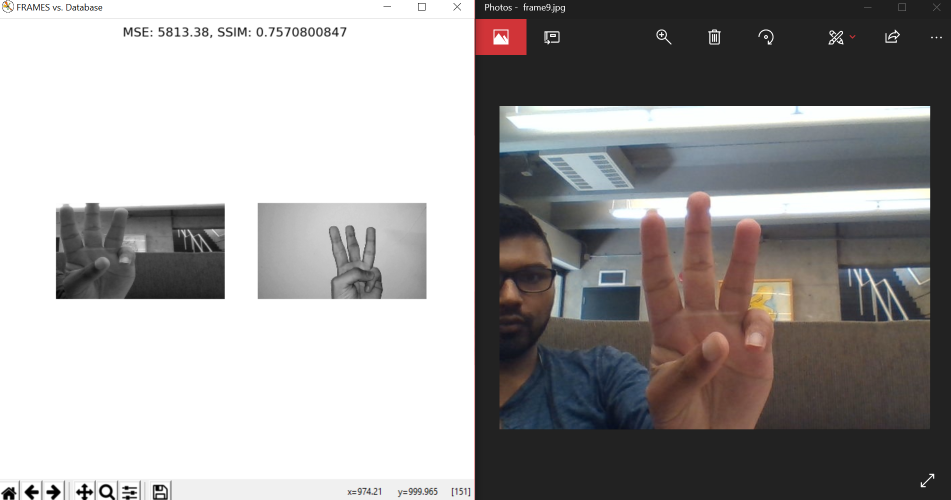
#> input picture SignRecognition/Success1.png, 1901 x 999 px (shown at 1/2 size)
$ python -i contouring.py   (imports and definitions only)   (older library calls are emulated)
#> lines starting #> are read from the running program, lines starting #| are printed output that depends on the picture; after the words box and inside, x2 and y2 are one past the last pixel; in counts of white or black regions, pixels touching at a corner belong together
#> further down, picture is the input picture: shape (999, 1901, 3); mean B, G, R 156.7, 157, 159.2
import numpy as np
import cv2
from numpy import mat


# [5 lines left out: function resize_image, not called in this run]


def make_background_black(frame):
    """
    Makes everything apart from the main object of interest to be black in color.
    """
    # print("Making background black...")

    # Convert from RGB to HSV
    frame = cv2.cvtColor(frame, cv2.COLOR_BGR2HSV)
#> frame: shape (999, 1901, 3); mean H, S, V 19, 17.2, 161.8

    # Prepare the first mask.
    # Tuned parameters to match the skin color of the input images...
    lower_boundary = np.array([0, 40, 30], dtype="uint8")
    upper_boundary = np.array([43, 255, 254], dtype="uint8")
    skin_mask = cv2.inRange(frame, lower_boundary, upper_boundary)
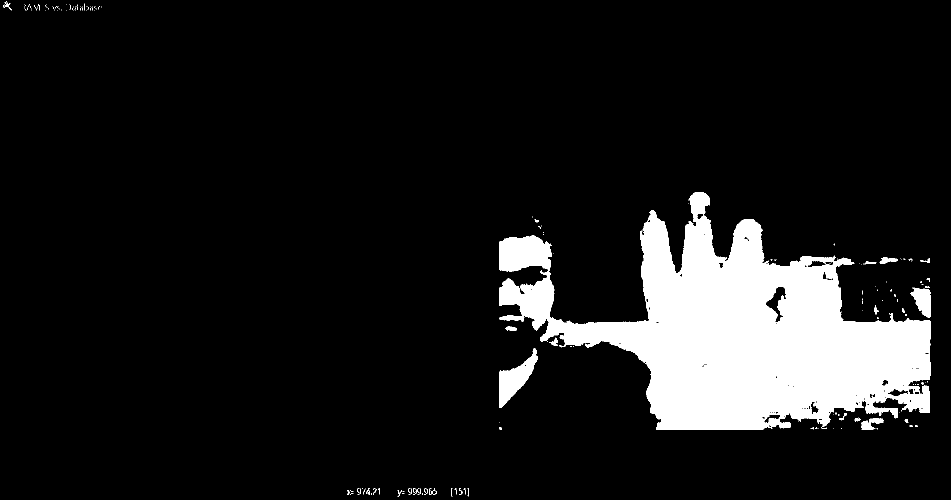
#> skin_mask: shape (999, 1901) (shown at 1/2 size); 10.6% white; 194 white regions (165 under 20 px), largest, box (x1, y1, x2, y2) and area: (999, 384, 1861, 859) 192576, (999, 696, 1076, 816) 3664, (1820, 575, 1861, 635) 1528

    # Apply a series of erosions and dilations to the mask using an
    # elliptical kernel
    kernel = cv2.getStructuringElement(cv2.MORPH_ELLIPSE, (3, 3))
    skin_mask = cv2.erode(skin_mask, kernel, iterations=2)
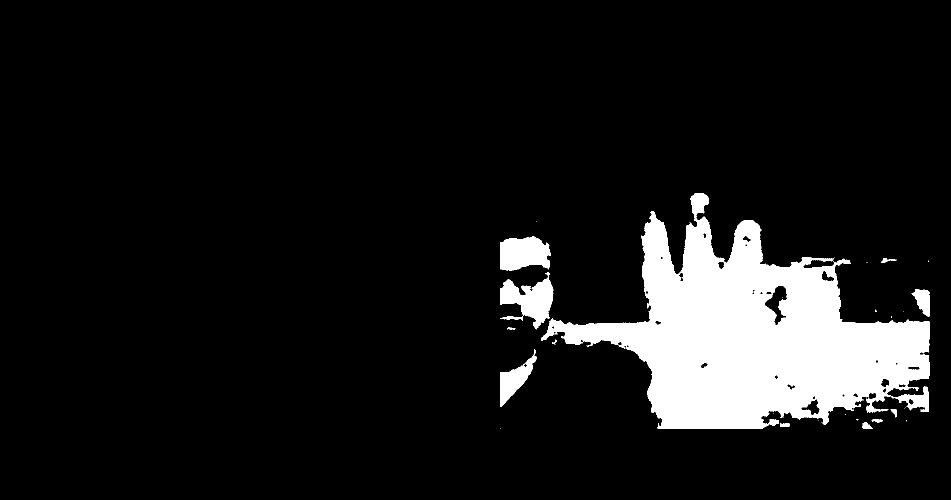
#> skin_mask: shape (999, 1901) (shown at 1/2 size); 9.7% white; 29 white regions (16 under 20 px), largest, box (x1, y1, x2, y2) and area: (1082, 386, 1859, 857) 166868, (1001, 544, 1107, 659) 6041, (1001, 473, 1101, 541) 5453
    skin_mask = cv2.dilate(skin_mask, kernel, iterations=2)
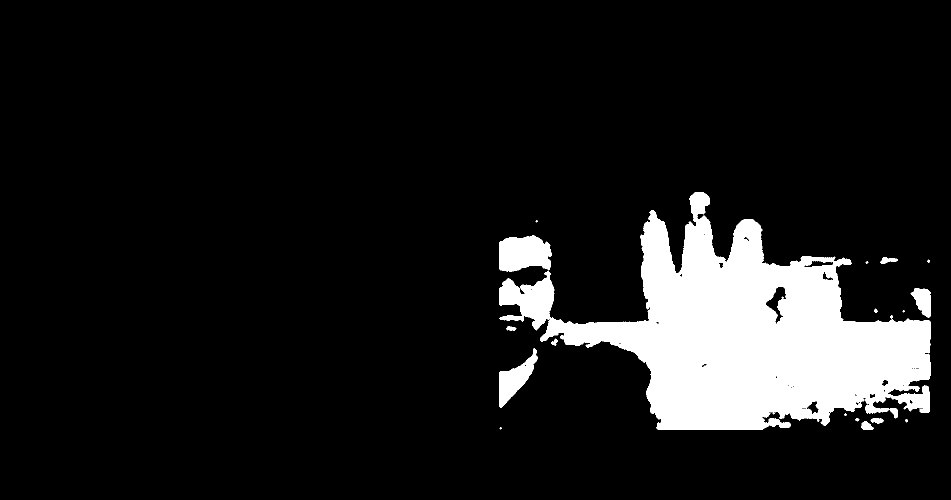
#> skin_mask: shape (999, 1901) (shown at 1/2 size); 10.4% white; 19 white regions (5 under 20 px), largest, box (x1, y1, x2, y2) and area: (999, 384, 1861, 859) 185283, (999, 471, 1103, 543) 6087, (999, 696, 1076, 816) 3627

    # Prepare the second mask
    lower_boundary = np.array([170, 80, 30], dtype="uint8")
    upper_boundary = np.array([180, 255, 250], dtype="uint8")
    skin_mask2 = cv2.inRange(frame, lower_boundary, upper_boundary)
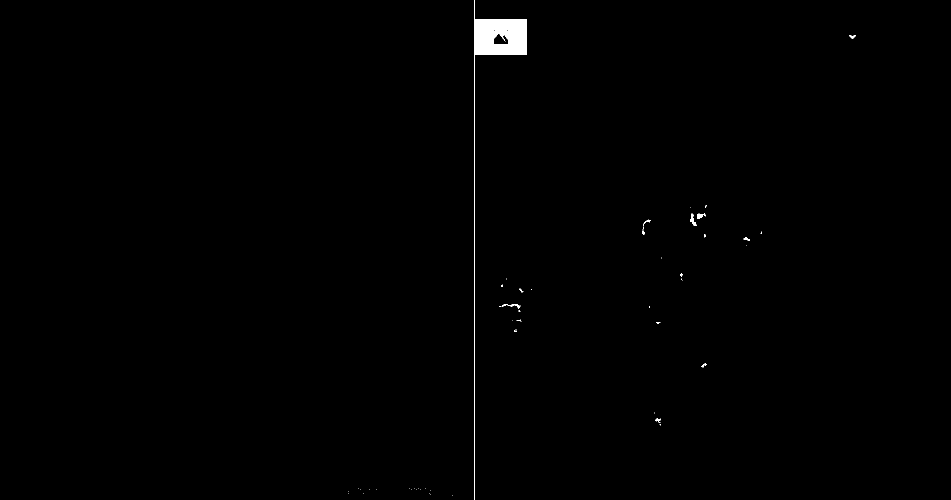
#> skin_mask2: shape (999, 1901) (shown at 1/2 size); 0.45% white; 57 white regions (43 under 20 px), largest, box (x1, y1, x2, y2) and area: (951, 38, 1053, 110) 6444, (949, 0, 950, 999) 999, (989, 61, 1015, 83) 309

    # Combine the effect of both the masks to create the final frame.
    skin_mask = cv2.addWeighted(skin_mask, 0.5, skin_mask2, 0.5, 0.0)
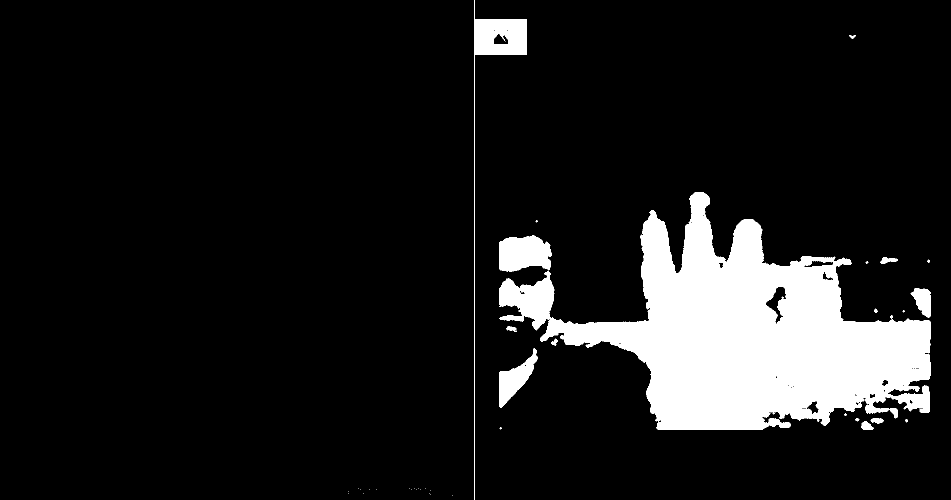
#> skin_mask: shape (999, 1901) (shown at 1/2 size); values 0 (black) and 128 (white), 10.9% white; 42 white regions (24 under 20 px), largest, box (x1, y1, x2, y2) and area: (999, 384, 1861, 859) 186000, (951, 38, 1053, 110) 6444, (999, 471, 1103, 543) 6087
    # Blur the mask to help remove noise.
    # skin_mask = cv2.medianBlur(skin_mask, 5)
    frame_skin = cv2.bitwise_and(frame, frame, mask=skin_mask)
#> frame_skin: shape (999, 1901, 3); mean H, S, V 1.8, 9.6, 12.5
    frame = cv2.addWeighted(frame, 1.5, frame_skin, -0.5, 0)
#> frame: shape (999, 1901, 3); mean H, S, V 27.5, 20.9, 177.5
    frame_skin = cv2.bitwise_and(frame, frame, mask=skin_mask)

    # print("Done!")
    return frame_skin


# [110 lines left out: functions make_skin_white, find_largest_contour_index, draw_contours, centre_frame, apply_image_transformation, not called in this run]

>>> import cv2
>>> picture = cv2.imread('Success1.png')
>>> result = make_background_black(picture)
